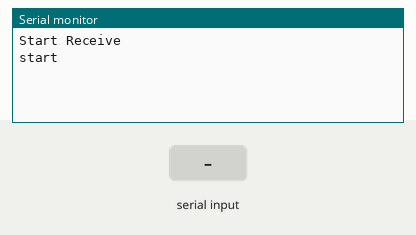
The sketch below on a simulated Arduino Mega 2560, built with avr-gcc and run on an emulated ATmega2560. Shown: the last lines printed to the serial monitor. Inputs (shaded band) come from the test bench.

Above: at 1.2 s.
1.3 s: "<90,45,200>" received over the second serial link
At 2.1 s:
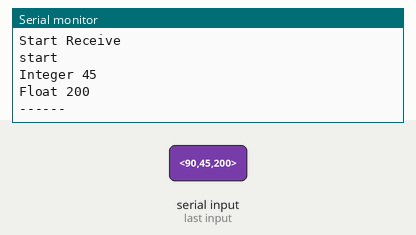
2.8 s: "<30,150,10>" received over the second serial link
At 3.2 s:
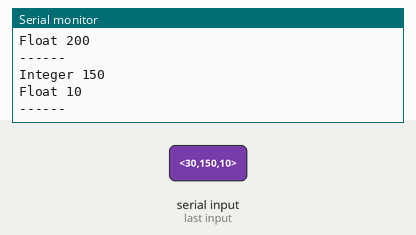

The sketch:

hardwareSerialTest_mega_advanced.ino
```cpp
//Receiver Code

const byte numChars = 96;
char receivedChars[numChars];
char tempChars[numChars];        // temporary array for use when parsing

char messageFromPC[numChars] = {0};
char messageFromPC2[numChars] = {0};
int integerFromPC = 0;
int integer2FromPC = 0;
float floatFromPC = 0.0;

boolean newData = false;

void setup() {
  // put your setup code here, to run once:
  Serial.begin(19200);
  Serial1.begin(19200);

  Serial.println("Start Receive");

  if (Serial.available() > 0) {
    Serial.read();
    delay(50);
  }
  if (Serial1.available() > 0) {
    Serial1.read();
    delay(50);
  }

  Serial.println("start");

}

void loop() {
  recvWithStartEndMarkers();
  if (newData == true) {
    strcpy(tempChars, receivedChars);
    // this temporary copy is necessary to protect the original data
    //   because strtok() used in parseData() replaces the commas with \0
    parseData();
    showParsedData();
    newData = false;
  }
}


void recvWithStartEndMarkers() {
  static boolean recvInProgress = false;
  static byte ndx = 0;
  char startMarker = '<';
  char endMarker = '>';
  char rc;

  while (Serial1.available() > 0 && newData == false) {
    rc = Serial1.read();
    //Serial.println((char)rc);

    if (recvInProgress == true) {
      if (rc != endMarker) {
        receivedChars[ndx] = rc;
        ndx++;
        if (ndx >= numChars) {
          ndx = numChars - 1;
        }
      }
      else {
        receivedChars[ndx] = '\0'; // terminate the string
        recvInProgress = false;
        ndx = 0;
        newData = true;
      }
    }

    else if (rc == startMarker) {
      recvInProgress = true;
    }
    else {
      //Serial.print("Unexpected character: ");
      //Serial.println(rc);
    }
  }
}

//============

void parseData() {      // split the data into its parts

  char * strtokIndx; // this is used by strtok() as an index

  strtokIndx = strtok(tempChars, ",");     // get the first part - the string
  strcpy(messageFromPC, strtokIndx); // copy it to messageFromPC

  strtokIndx = strtok(NULL, ",");
  integerFromPC = atoi(strtokIndx);     // convert this part to an integer

  strtokIndx = strtok(NULL, ",");
  integer2FromPC = atoi(strtokIndx);     // convert this part to an integer
  //floatFromPC = atof(strtokIndx);     // convert this part to a float

  strtokIndx = strtok(NULL, ",");
  strcpy(messageFromPC2, strtokIndx); // copy it to messageFromPC

}

//============

void showParsedData() {
  //if (strcmp(messageFromPC, "artnet")==0 && strcmp(messageFromPC2, "eof")==0) {
    //Serial.print("Message ");
    //Serial.println(messageFromPC);

    Serial.print("Integer ");
    Serial.println(integerFromPC);

    Serial.print("Float ");
    Serial.println(integer2FromPC);

    //Serial.print("End Message ");
    //Serial.println(messageFromPC2);
    Serial.println("------\n");
  //}
}
```

Measured:
- after the input at 1.3 s, the serial monitor: prints a new line at once (image 1)
- after the input at 2.8 s, the serial monitor: prints a new line at once (image 2)
